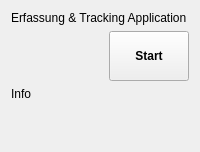
           <widget class="QWidget" name="liveViewTab">
            <property name="sizePolicy">
             <sizepolicy hsizetype="Expanding" vsizetype="Expanding">
              <horstretch>0</horstretch>
              <verstretch>0</verstretch>
             </sizepolicy>
            </property>
            <property name="font">
             <font>
              <bold>false</bold>
             </font>
            </property>
            <property name="autoFillBackground">
             <bool>false</bool>
            </property>
            <attribute name="icon">
             <iconset resource="resources.qrc">
              <normaloff>:/icons/img/stream.svg</normaloff>:/icons/img/stream.svg</iconset>
            </attribute>
            <attribute name="title">
             <string>Home</string>
            </attribute>
            <layout class="QVBoxLayout" name="verticalLayout_8">
             <item>
              <layout class="QHBoxLayout" name="horizontalLayout_2">
               <item>
                <layout class="QVBoxLayout" name="startEntTextLayout">
                 <item>
                  <widget class="QLabel" name="label">
                   <property name="text">
                    <string>Erfassung &amp; Tracking Application</string>
                   </property>
                  </widget>
                 </item>
                 <item alignment="Qt::AlignRight">
                  <widget class="QPushButton" name="startEnTBtn">
                   <property name="sizePolicy">
                    <sizepolicy hsizetype="Maximum" vsizetype="Maximum">
                     <horstretch>0</horstretch>
                     <verstretch>0</verstretch>
                    </sizepolicy>
                   </property>
                   <property name="minimumSize">
                    <size>
                     <width>50</width>
                     <height>50</height>
                    </size>
                   </property>
                   <property name="font">
                    <font>
                     <bold>true</bold>
                    </font>
                   </property>
                   <property name="text">
                    <string>Start</string>
                   </property>
                  </widget>
                 </item>
                 <item>
                  <widget class="QLabel" name="entInfo">
                   <property name="text">
                    <string>Info</string>
                   </property>
                  </widget>
                 </item>
                 <item>
                  <spacer name="verticalSpacer_5">
                   <property name="orientation">
                    <enum>Qt::Vertical</enum>
                   </property>
                   <property name="sizeHint" stdset="0">
                    <size>
                     <width>20</width>
                     <height>40</height>
                    </size>
                   </property>
                  </spacer>
                 </item>
                </layout>
               </item>
              </layout>
             </item>
            </layout>
           </widget>
